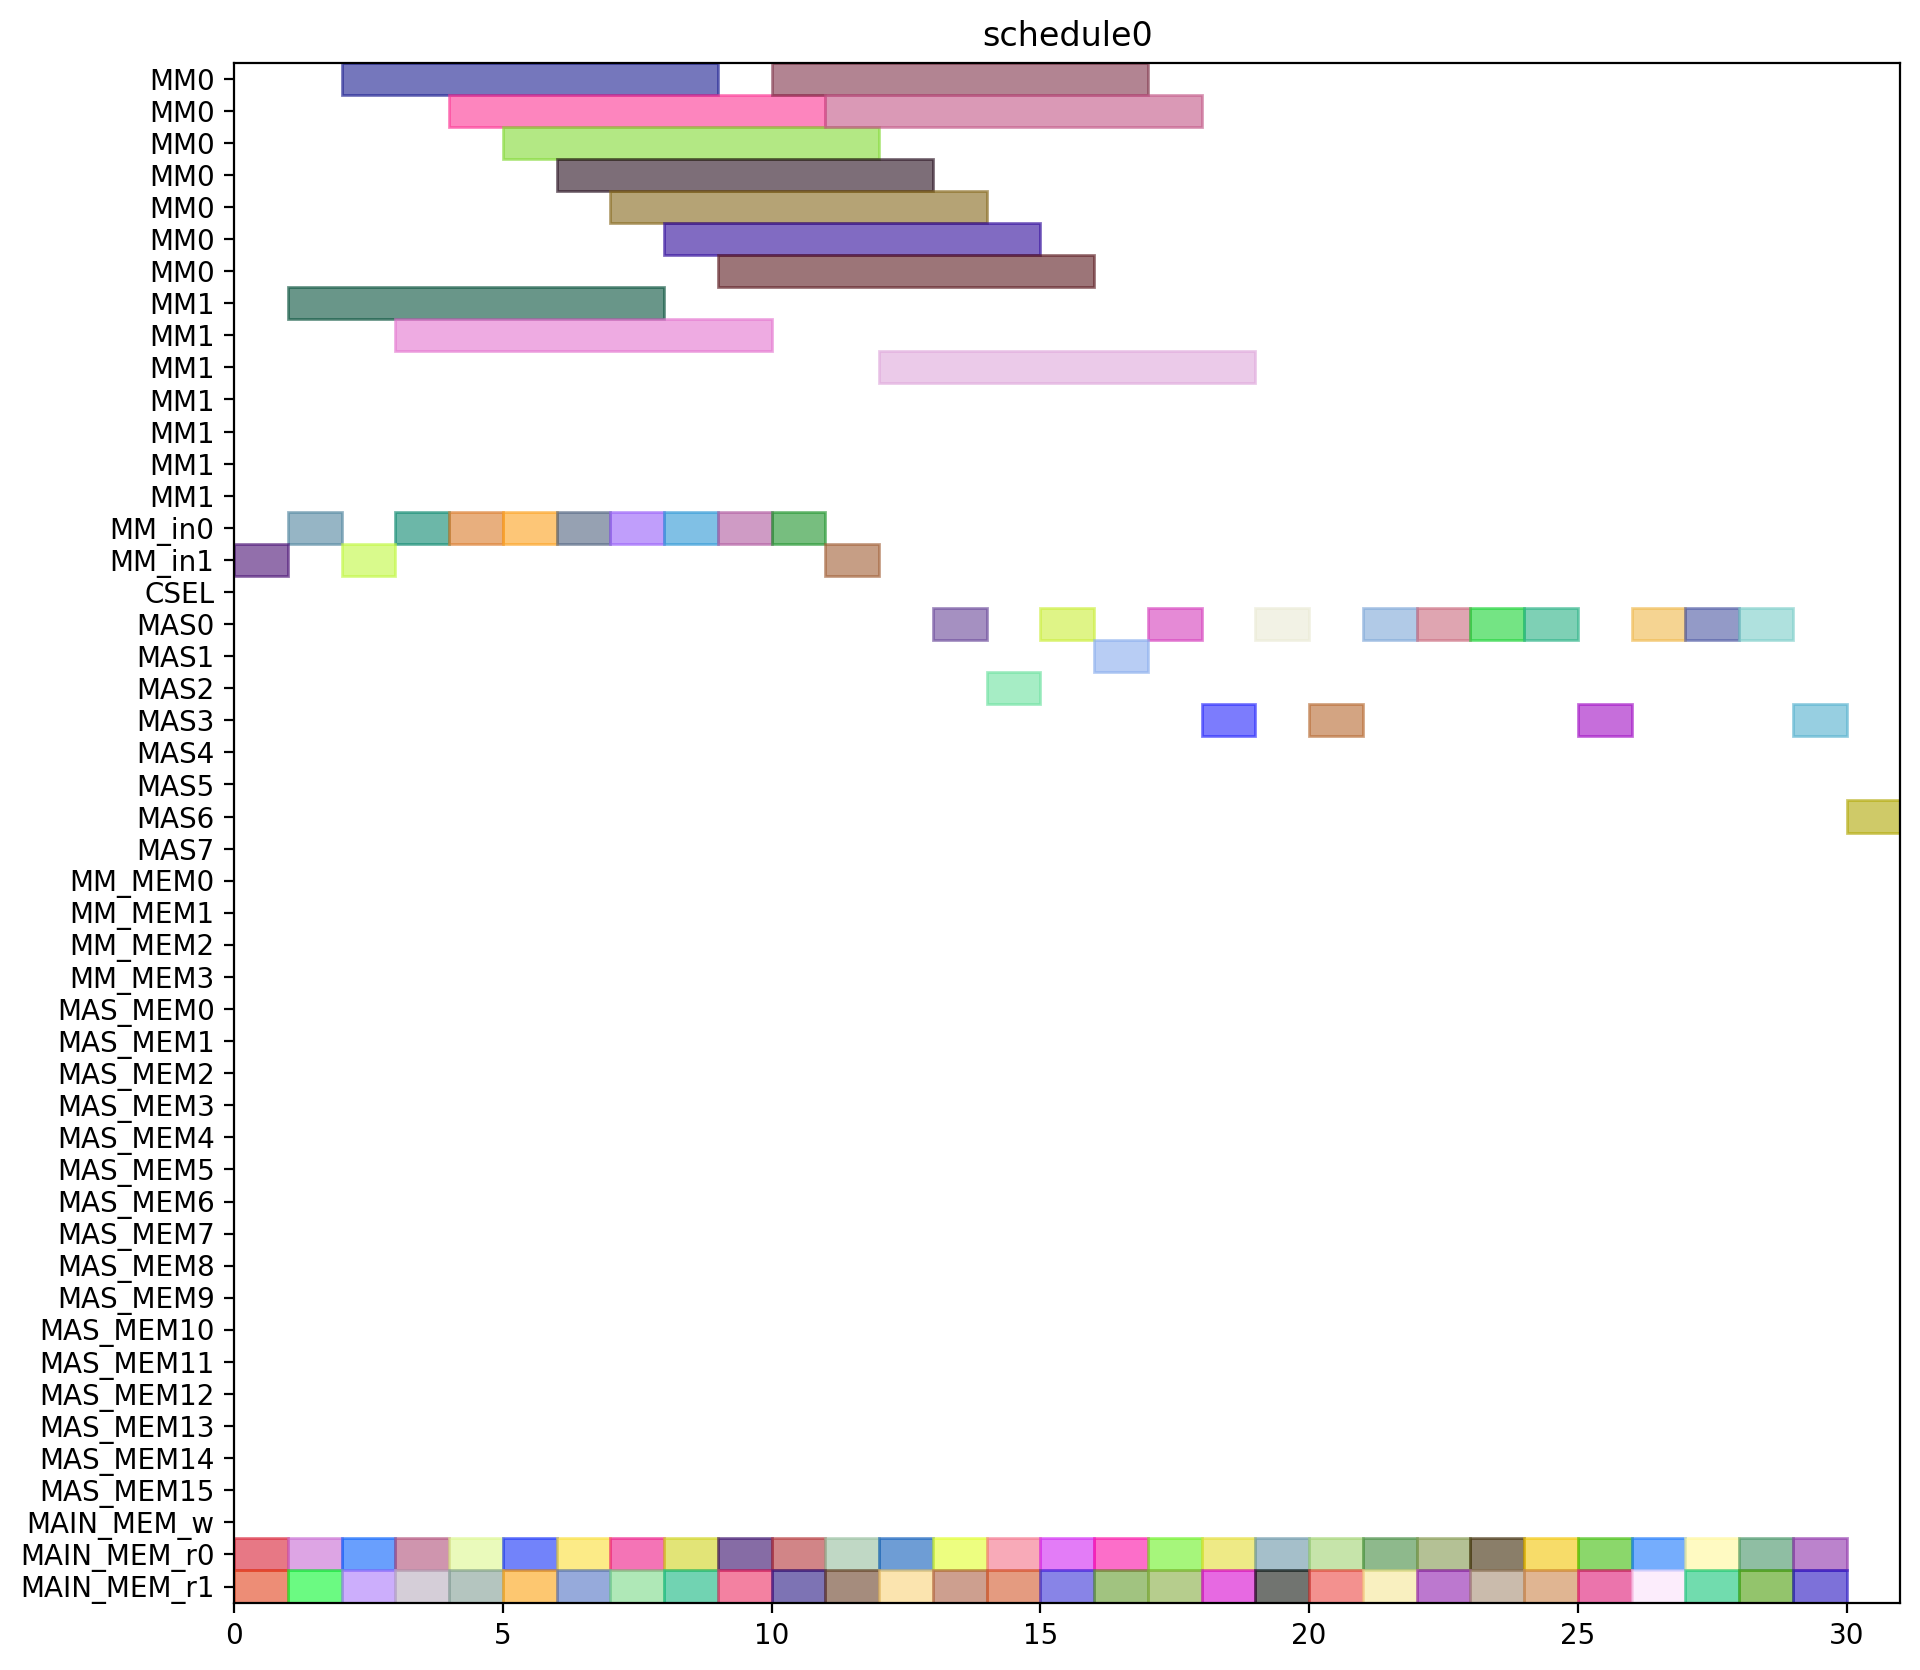

Python code for this plot:
from pyschedule import Scenario, solvers, plotters, alt


def solve():
	horizon = 120
	S = Scenario("schedule0", horizon=horizon)

	# resource
	MM = S.Resources('MM', num=2, size=7)
	MM_in = S.Resources('MM_in', num=2)
	CSEL = S.Resource('CSEL')
	MAS = S.Resources('MAS', num=8, size=1, periods=range(1, horizon))
	MM_MEM = S.Resources('MM_MEM', num=4)
	MAS_MEM = S.Resources('MAS_MEM', num=16)
	MAIN_MEM_w = S.Resource('MAIN_MEM_w', size=1)
	MAIN_MEM_r = S.Resources('MAIN_MEM_r', num=2)

	# result of previous scheduling

	# new tasks
	T1_t0 = S.Task('T1_t0', length=1, delay_cost=1)
	T1_t0 += alt(MAS)
	T1_t0_mem0 = S.Task('T1_t0_mem0', length=1, delay_cost=1)
	T1_t0_mem0 += MAIN_MEM_r[0]
	S += T1_t0_mem0 <= T1_t0

	T1_t0_mem1 = S.Task('T1_t0_mem1', length=1, delay_cost=1)
	T1_t0_mem1 += MAIN_MEM_r[1]
	S += T1_t0_mem1 <= T1_t0

	T1_t1 = S.Task('T1_t1', length=1, delay_cost=1)
	T1_t1 += alt(MAS)
	T1_t1_mem0 = S.Task('T1_t1_mem0', length=1, delay_cost=1)
	T1_t1_mem0 += MAIN_MEM_r[0]
	S += T1_t1_mem0 <= T1_t1

	T1_t1_mem1 = S.Task('T1_t1_mem1', length=1, delay_cost=1)
	T1_t1_mem1 += MAIN_MEM_r[1]
	S += T1_t1_mem1 <= T1_t1

	T1_t3 = S.Task('T1_t3', length=7, delay_cost=1)
	T1_t3 += alt(MM)
	T1_t3_in = S.Task('T1_t3_in', length=1, delay_cost=1)
	T1_t3_in += alt(MM_in)
	S += T1_t3_in*MM_in[0]<=T1_t3*MM[0]
	S += T1_t3_in*MM_in[1]<=T1_t3*MM[1]
	T1_t3_mem0 = S.Task('T1_t3_mem0', length=1, delay_cost=1)
	T1_t3_mem0 += MAIN_MEM_r[0]
	S += T1_t3_mem0 <= T1_t3

	T1_t3_mem1 = S.Task('T1_t3_mem1', length=1, delay_cost=1)
	T1_t3_mem1 += MAIN_MEM_r[1]
	S += T1_t3_mem1 <= T1_t3

	T2_t0 = S.Task('T2_t0', length=7, delay_cost=1)
	T2_t0 += alt(MM)
	T2_t0_in = S.Task('T2_t0_in', length=1, delay_cost=1)
	T2_t0_in += alt(MM_in)
	S += T2_t0_in*MM_in[0]<=T2_t0*MM[0]
	S += T2_t0_in*MM_in[1]<=T2_t0*MM[1]
	T2_t0_mem0 = S.Task('T2_t0_mem0', length=1, delay_cost=1)
	T2_t0_mem0 += MAIN_MEM_r[0]
	S += T2_t0_mem0 <= T2_t0

	T2_t0_mem1 = S.Task('T2_t0_mem1', length=1, delay_cost=1)
	T2_t0_mem1 += MAIN_MEM_r[1]
	S += T2_t0_mem1 <= T2_t0

	T2_t1 = S.Task('T2_t1', length=7, delay_cost=1)
	T2_t1 += alt(MM)
	T2_t1_in = S.Task('T2_t1_in', length=1, delay_cost=1)
	T2_t1_in += alt(MM_in)
	S += T2_t1_in*MM_in[0]<=T2_t1*MM[0]
	S += T2_t1_in*MM_in[1]<=T2_t1*MM[1]
	T2_t1_mem0 = S.Task('T2_t1_mem0', length=1, delay_cost=1)
	T2_t1_mem0 += MAIN_MEM_r[0]
	S += T2_t1_mem0 <= T2_t1

	T2_t1_mem1 = S.Task('T2_t1_mem1', length=1, delay_cost=1)
	T2_t1_mem1 += MAIN_MEM_r[1]
	S += T2_t1_mem1 <= T2_t1

	T2_t2 = S.Task('T2_t2', length=1, delay_cost=1)
	T2_t2 += alt(MAS)
	T2_t2_mem0 = S.Task('T2_t2_mem0', length=1, delay_cost=1)
	T2_t2_mem0 += MAIN_MEM_r[0]
	S += T2_t2_mem0 <= T2_t2

	T2_t2_mem1 = S.Task('T2_t2_mem1', length=1, delay_cost=1)
	T2_t2_mem1 += MAIN_MEM_r[1]
	S += T2_t2_mem1 <= T2_t2

	T2_t3 = S.Task('T2_t3', length=1, delay_cost=1)
	T2_t3 += alt(MAS)
	T2_t3_mem0 = S.Task('T2_t3_mem0', length=1, delay_cost=1)
	T2_t3_mem0 += MAIN_MEM_r[0]
	S += T2_t3_mem0 <= T2_t3

	T2_t3_mem1 = S.Task('T2_t3_mem1', length=1, delay_cost=1)
	T2_t3_mem1 += MAIN_MEM_r[1]
	S += T2_t3_mem1 <= T2_t3

	T3_t0 = S.Task('T3_t0', length=7, delay_cost=1)
	T3_t0 += alt(MM)
	T3_t0_in = S.Task('T3_t0_in', length=1, delay_cost=1)
	T3_t0_in += alt(MM_in)
	S += T3_t0_in*MM_in[0]<=T3_t0*MM[0]
	S += T3_t0_in*MM_in[1]<=T3_t0*MM[1]
	T3_t0_mem0 = S.Task('T3_t0_mem0', length=1, delay_cost=1)
	T3_t0_mem0 += MAIN_MEM_r[0]
	S += T3_t0_mem0 <= T3_t0

	T3_t0_mem1 = S.Task('T3_t0_mem1', length=1, delay_cost=1)
	T3_t0_mem1 += MAIN_MEM_r[1]
	S += T3_t0_mem1 <= T3_t0

	T3_t1 = S.Task('T3_t1', length=7, delay_cost=1)
	T3_t1 += alt(MM)
	T3_t1_in = S.Task('T3_t1_in', length=1, delay_cost=1)
	T3_t1_in += alt(MM_in)
	S += T3_t1_in*MM_in[0]<=T3_t1*MM[0]
	S += T3_t1_in*MM_in[1]<=T3_t1*MM[1]
	T3_t1_mem0 = S.Task('T3_t1_mem0', length=1, delay_cost=1)
	T3_t1_mem0 += MAIN_MEM_r[0]
	S += T3_t1_mem0 <= T3_t1

	T3_t1_mem1 = S.Task('T3_t1_mem1', length=1, delay_cost=1)
	T3_t1_mem1 += MAIN_MEM_r[1]
	S += T3_t1_mem1 <= T3_t1

	T3_t2 = S.Task('T3_t2', length=1, delay_cost=1)
	T3_t2 += alt(MAS)
	T3_t2_mem0 = S.Task('T3_t2_mem0', length=1, delay_cost=1)
	T3_t2_mem0 += MAIN_MEM_r[0]
	S += T3_t2_mem0 <= T3_t2

	T3_t2_mem1 = S.Task('T3_t2_mem1', length=1, delay_cost=1)
	T3_t2_mem1 += MAIN_MEM_r[1]
	S += T3_t2_mem1 <= T3_t2

	T3_t3 = S.Task('T3_t3', length=1, delay_cost=1)
	T3_t3 += alt(MAS)
	T3_t3_mem0 = S.Task('T3_t3_mem0', length=1, delay_cost=1)
	T3_t3_mem0 += MAIN_MEM_r[0]
	S += T3_t3_mem0 <= T3_t3

	T3_t3_mem1 = S.Task('T3_t3_mem1', length=1, delay_cost=1)
	T3_t3_mem1 += MAIN_MEM_r[1]
	S += T3_t3_mem1 <= T3_t3

	T4_t0 = S.Task('T4_t0', length=7, delay_cost=1)
	T4_t0 += alt(MM)
	T4_t0_in = S.Task('T4_t0_in', length=1, delay_cost=1)
	T4_t0_in += alt(MM_in)
	S += T4_t0_in*MM_in[0]<=T4_t0*MM[0]
	S += T4_t0_in*MM_in[1]<=T4_t0*MM[1]
	T4_t0_mem0 = S.Task('T4_t0_mem0', length=1, delay_cost=1)
	T4_t0_mem0 += MAIN_MEM_r[0]
	S += T4_t0_mem0 <= T4_t0

	T4_t0_mem1 = S.Task('T4_t0_mem1', length=1, delay_cost=1)
	T4_t0_mem1 += MAIN_MEM_r[1]
	S += T4_t0_mem1 <= T4_t0

	T4_t1 = S.Task('T4_t1', length=7, delay_cost=1)
	T4_t1 += alt(MM)
	T4_t1_in = S.Task('T4_t1_in', length=1, delay_cost=1)
	T4_t1_in += alt(MM_in)
	S += T4_t1_in*MM_in[0]<=T4_t1*MM[0]
	S += T4_t1_in*MM_in[1]<=T4_t1*MM[1]
	T4_t1_mem0 = S.Task('T4_t1_mem0', length=1, delay_cost=1)
	T4_t1_mem0 += MAIN_MEM_r[0]
	S += T4_t1_mem0 <= T4_t1

	T4_t1_mem1 = S.Task('T4_t1_mem1', length=1, delay_cost=1)
	T4_t1_mem1 += MAIN_MEM_r[1]
	S += T4_t1_mem1 <= T4_t1

	T4_t2 = S.Task('T4_t2', length=1, delay_cost=1)
	T4_t2 += alt(MAS)
	T4_t2_mem0 = S.Task('T4_t2_mem0', length=1, delay_cost=1)
	T4_t2_mem0 += MAIN_MEM_r[0]
	S += T4_t2_mem0 <= T4_t2

	T4_t2_mem1 = S.Task('T4_t2_mem1', length=1, delay_cost=1)
	T4_t2_mem1 += MAIN_MEM_r[1]
	S += T4_t2_mem1 <= T4_t2

	T4_t3 = S.Task('T4_t3', length=1, delay_cost=1)
	T4_t3 += alt(MAS)
	T4_t3_mem0 = S.Task('T4_t3_mem0', length=1, delay_cost=1)
	T4_t3_mem0 += MAIN_MEM_r[0]
	S += T4_t3_mem0 <= T4_t3

	T4_t3_mem1 = S.Task('T4_t3_mem1', length=1, delay_cost=1)
	T4_t3_mem1 += MAIN_MEM_r[1]
	S += T4_t3_mem1 <= T4_t3

	T5_t0 = S.Task('T5_t0', length=1, delay_cost=1)
	T5_t0 += alt(MAS)
	T5_t0_mem0 = S.Task('T5_t0_mem0', length=1, delay_cost=1)
	T5_t0_mem0 += MAIN_MEM_r[0]
	S += T5_t0_mem0 <= T5_t0

	T5_t0_mem1 = S.Task('T5_t0_mem1', length=1, delay_cost=1)
	T5_t0_mem1 += MAIN_MEM_r[1]
	S += T5_t0_mem1 <= T5_t0

	T5_t1 = S.Task('T5_t1', length=1, delay_cost=1)
	T5_t1 += alt(MAS)
	T5_t1_mem0 = S.Task('T5_t1_mem0', length=1, delay_cost=1)
	T5_t1_mem0 += MAIN_MEM_r[0]
	S += T5_t1_mem0 <= T5_t1

	T5_t1_mem1 = S.Task('T5_t1_mem1', length=1, delay_cost=1)
	T5_t1_mem1 += MAIN_MEM_r[1]
	S += T5_t1_mem1 <= T5_t1

	T5_t3 = S.Task('T5_t3', length=7, delay_cost=1)
	T5_t3 += alt(MM)
	T5_t3_in = S.Task('T5_t3_in', length=1, delay_cost=1)
	T5_t3_in += alt(MM_in)
	S += T5_t3_in*MM_in[0]<=T5_t3*MM[0]
	S += T5_t3_in*MM_in[1]<=T5_t3*MM[1]
	T5_t3_mem0 = S.Task('T5_t3_mem0', length=1, delay_cost=1)
	T5_t3_mem0 += MAIN_MEM_r[0]
	S += T5_t3_mem0 <= T5_t3

	T5_t3_mem1 = S.Task('T5_t3_mem1', length=1, delay_cost=1)
	T5_t3_mem1 += MAIN_MEM_r[1]
	S += T5_t3_mem1 <= T5_t3

	T6_t0 = S.Task('T6_t0', length=7, delay_cost=1)
	T6_t0 += alt(MM)
	T6_t0_in = S.Task('T6_t0_in', length=1, delay_cost=1)
	T6_t0_in += alt(MM_in)
	S += T6_t0_in*MM_in[0]<=T6_t0*MM[0]
	S += T6_t0_in*MM_in[1]<=T6_t0*MM[1]
	T6_t0_mem0 = S.Task('T6_t0_mem0', length=1, delay_cost=1)
	T6_t0_mem0 += MAIN_MEM_r[0]
	S += T6_t0_mem0 <= T6_t0

	T6_t0_mem1 = S.Task('T6_t0_mem1', length=1, delay_cost=1)
	T6_t0_mem1 += MAIN_MEM_r[1]
	S += T6_t0_mem1 <= T6_t0

	T6_t1 = S.Task('T6_t1', length=7, delay_cost=1)
	T6_t1 += alt(MM)
	T6_t1_in = S.Task('T6_t1_in', length=1, delay_cost=1)
	T6_t1_in += alt(MM_in)
	S += T6_t1_in*MM_in[0]<=T6_t1*MM[0]
	S += T6_t1_in*MM_in[1]<=T6_t1*MM[1]
	T6_t1_mem0 = S.Task('T6_t1_mem0', length=1, delay_cost=1)
	T6_t1_mem0 += MAIN_MEM_r[0]
	S += T6_t1_mem0 <= T6_t1

	T6_t1_mem1 = S.Task('T6_t1_mem1', length=1, delay_cost=1)
	T6_t1_mem1 += MAIN_MEM_r[1]
	S += T6_t1_mem1 <= T6_t1

	T6_t2 = S.Task('T6_t2', length=1, delay_cost=1)
	T6_t2 += alt(MAS)
	T6_t2_mem0 = S.Task('T6_t2_mem0', length=1, delay_cost=1)
	T6_t2_mem0 += MAIN_MEM_r[0]
	S += T6_t2_mem0 <= T6_t2

	T6_t2_mem1 = S.Task('T6_t2_mem1', length=1, delay_cost=1)
	T6_t2_mem1 += MAIN_MEM_r[1]
	S += T6_t2_mem1 <= T6_t2

	T6_t3 = S.Task('T6_t3', length=1, delay_cost=1)
	T6_t3 += alt(MAS)
	T6_t3_mem0 = S.Task('T6_t3_mem0', length=1, delay_cost=1)
	T6_t3_mem0 += MAIN_MEM_r[0]
	S += T6_t3_mem0 <= T6_t3

	T6_t3_mem1 = S.Task('T6_t3_mem1', length=1, delay_cost=1)
	T6_t3_mem1 += MAIN_MEM_r[1]
	S += T6_t3_mem1 <= T6_t3

	T7_t0 = S.Task('T7_t0', length=7, delay_cost=1)
	T7_t0 += alt(MM)
	T7_t0_in = S.Task('T7_t0_in', length=1, delay_cost=1)
	T7_t0_in += alt(MM_in)
	S += T7_t0_in*MM_in[0]<=T7_t0*MM[0]
	S += T7_t0_in*MM_in[1]<=T7_t0*MM[1]
	T7_t0_mem0 = S.Task('T7_t0_mem0', length=1, delay_cost=1)
	T7_t0_mem0 += MAIN_MEM_r[0]
	S += T7_t0_mem0 <= T7_t0

	T7_t0_mem1 = S.Task('T7_t0_mem1', length=1, delay_cost=1)
	T7_t0_mem1 += MAIN_MEM_r[1]
	S += T7_t0_mem1 <= T7_t0

	T7_t1 = S.Task('T7_t1', length=7, delay_cost=1)
	T7_t1 += alt(MM)
	T7_t1_in = S.Task('T7_t1_in', length=1, delay_cost=1)
	T7_t1_in += alt(MM_in)
	S += T7_t1_in*MM_in[0]<=T7_t1*MM[0]
	S += T7_t1_in*MM_in[1]<=T7_t1*MM[1]
	T7_t1_mem0 = S.Task('T7_t1_mem0', length=1, delay_cost=1)
	T7_t1_mem0 += MAIN_MEM_r[0]
	S += T7_t1_mem0 <= T7_t1

	T7_t1_mem1 = S.Task('T7_t1_mem1', length=1, delay_cost=1)
	T7_t1_mem1 += MAIN_MEM_r[1]
	S += T7_t1_mem1 <= T7_t1

	T7_t2 = S.Task('T7_t2', length=1, delay_cost=1)
	T7_t2 += alt(MAS)
	T7_t2_mem0 = S.Task('T7_t2_mem0', length=1, delay_cost=1)
	T7_t2_mem0 += MAIN_MEM_r[0]
	S += T7_t2_mem0 <= T7_t2

	T7_t2_mem1 = S.Task('T7_t2_mem1', length=1, delay_cost=1)
	T7_t2_mem1 += MAIN_MEM_r[1]
	S += T7_t2_mem1 <= T7_t2

	T7_t3 = S.Task('T7_t3', length=1, delay_cost=1)
	T7_t3 += alt(MAS)
	T7_t3_mem0 = S.Task('T7_t3_mem0', length=1, delay_cost=1)
	T7_t3_mem0 += MAIN_MEM_r[0]
	S += T7_t3_mem0 <= T7_t3

	T7_t3_mem1 = S.Task('T7_t3_mem1', length=1, delay_cost=1)
	T7_t3_mem1 += MAIN_MEM_r[1]
	S += T7_t3_mem1 <= T7_t3

	T8_t2 = S.Task('T8_t2', length=1, delay_cost=1)
	T8_t2 += alt(MAS)
	T8_t2_mem0 = S.Task('T8_t2_mem0', length=1, delay_cost=1)
	T8_t2_mem0 += MAIN_MEM_r[0]
	S += T8_t2_mem0 <= T8_t2

	T8_t2_mem1 = S.Task('T8_t2_mem1', length=1, delay_cost=1)
	T8_t2_mem1 += MAIN_MEM_r[1]
	S += T8_t2_mem1 <= T8_t2

	T9_t2 = S.Task('T9_t2', length=1, delay_cost=1)
	T9_t2 += alt(MAS)
	T9_t2_mem0 = S.Task('T9_t2_mem0', length=1, delay_cost=1)
	T9_t2_mem0 += MAIN_MEM_r[0]
	S += T9_t2_mem0 <= T9_t2

	T9_t2_mem1 = S.Task('T9_t2_mem1', length=1, delay_cost=1)
	T9_t2_mem1 += MAIN_MEM_r[1]
	S += T9_t2_mem1 <= T9_t2

	T10_t2 = S.Task('T10_t2', length=1, delay_cost=1)
	T10_t2 += alt(MAS)
	T10_t2_mem0 = S.Task('T10_t2_mem0', length=1, delay_cost=1)
	T10_t2_mem0 += MAIN_MEM_r[0]
	S += T10_t2_mem0 <= T10_t2

	T10_t2_mem1 = S.Task('T10_t2_mem1', length=1, delay_cost=1)
	T10_t2_mem1 += MAIN_MEM_r[1]
	S += T10_t2_mem1 <= T10_t2

	T11_t2 = S.Task('T11_t2', length=1, delay_cost=1)
	T11_t2 += alt(MAS)
	T11_t2_mem0 = S.Task('T11_t2_mem0', length=1, delay_cost=1)
	T11_t2_mem0 += MAIN_MEM_r[0]
	S += T11_t2_mem0 <= T11_t2

	T11_t2_mem1 = S.Task('T11_t2_mem1', length=1, delay_cost=1)
	T11_t2_mem1 += MAIN_MEM_r[1]
	S += T11_t2_mem1 <= T11_t2

	solvers.mip.solve(S,msg=1,kind='CPLEX',ratio_gap=1.01)

	solution = [['hoge']*len(S.solution()[1]) for i in range(len(S.solution()))]
	for i in range(len(S.solution())):
		for j in range(len(S.solution()[i])):
			solution[i][j]=str(S.solution()[i][j])
	print(solution)

	cycles = int(solution[-1][3])

	pic_file_name = "/home/mfukuda/ABE/multiRAM_multiMAS_16mux/scheduling_result/stage7MM2_stage1MAS8/EP2_LADDERMUL/schedule0.png"
	if(S.solution() != []):
		plotters.matplotlib.plot(S,img_filename=pic_file_name, show_task_labels=False, fig_size=(cycles*0.25+3, 10))

	return solution
